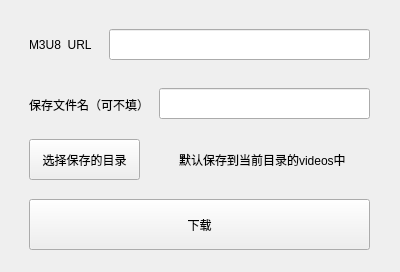
<?xml version="1.0" encoding="UTF-8"?>
<ui version="4.0">
 <class>M3U8Download</class>
 <widget class="QWidget" name="M3U8Download">
  <property name="geometry">
   <rect>
    <x>0</x>
    <y>0</y>
    <width>400</width>
    <height>272</height>
   </rect>
  </property>
  <property name="minimumSize">
   <size>
    <width>400</width>
    <height>272</height>
   </size>
  </property>
  <property name="maximumSize">
   <size>
    <width>400</width>
    <height>300</height>
   </size>
  </property>
  <property name="windowTitle">
   <string>M3U8Download</string>
  </property>
  <widget class="QWidget" name="widget" native="true">
   <property name="geometry">
    <rect>
     <x>-1</x>
     <y>-1</y>
     <width>401</width>
     <height>301</height>
    </rect>
   </property>
   <property name="minimumSize">
    <size>
     <width>401</width>
     <height>301</height>
    </size>
   </property>
   <property name="maximumSize">
    <size>
     <width>401</width>
     <height>301</height>
    </size>
   </property>
   <widget class="QLabel" name="label">
    <property name="geometry">
     <rect>
      <x>30</x>
      <y>30</y>
      <width>71</width>
      <height>31</height>
     </rect>
    </property>
    <property name="minimumSize">
     <size>
      <width>71</width>
      <height>31</height>
     </size>
    </property>
    <property name="maximumSize">
     <size>
      <width>71</width>
      <height>31</height>
     </size>
    </property>
    <property name="text">
     <string>M3U8  URL</string>
    </property>
   </widget>
   <widget class="QLineEdit" name="m3u8_url">
    <property name="geometry">
     <rect>
      <x>110</x>
      <y>30</y>
      <width>261</width>
      <height>31</height>
     </rect>
    </property>
    <property name="minimumSize">
     <size>
      <width>261</width>
      <height>31</height>
     </size>
    </property>
    <property name="maximumSize">
     <size>
      <width>261</width>
      <height>31</height>
     </size>
    </property>
   </widget>
   <widget class="QLabel" name="label_2">
    <property name="geometry">
     <rect>
      <x>30</x>
      <y>90</y>
      <width>131</width>
      <height>31</height>
     </rect>
    </property>
    <property name="minimumSize">
     <size>
      <width>131</width>
      <height>31</height>
     </size>
    </property>
    <property name="maximumSize">
     <size>
      <width>131</width>
      <height>31</height>
     </size>
    </property>
    <property name="text">
     <string>保存文件名（可不填）</string>
    </property>
   </widget>
   <widget class="QLineEdit" name="file_name">
    <property name="geometry">
     <rect>
      <x>160</x>
      <y>89</y>
      <width>211</width>
      <height>31</height>
     </rect>
    </property>
    <property name="minimumSize">
     <size>
      <width>211</width>
      <height>31</height>
     </size>
    </property>
    <property name="maximumSize">
     <size>
      <width>211</width>
      <height>31</height>
     </size>
    </property>
   </widget>
   <widget class="QPushButton" name="set_dir">
    <property name="geometry">
     <rect>
      <x>30</x>
      <y>140</y>
      <width>111</width>
      <height>41</height>
     </rect>
    </property>
    <property name="minimumSize">
     <size>
      <width>111</width>
      <height>41</height>
     </size>
    </property>
    <property name="maximumSize">
     <size>
      <width>111</width>
      <height>41</height>
     </size>
    </property>
    <property name="text">
     <string>选择保存的目录</string>
    </property>
   </widget>
   <widget class="QLabel" name="label_3">
    <property name="geometry">
     <rect>
      <x>180</x>
      <y>140</y>
      <width>171</width>
      <height>41</height>
     </rect>
    </property>
    <property name="minimumSize">
     <size>
      <width>171</width>
      <height>41</height>
     </size>
    </property>
    <property name="maximumSize">
     <size>
      <width>171</width>
      <height>41</height>
     </size>
    </property>
    <property name="text">
     <string>默认保存到当前目录的videos中</string>
    </property>
   </widget>
   <widget class="QPushButton" name="download">
    <property name="geometry">
     <rect>
      <x>30</x>
      <y>200</y>
      <width>341</width>
      <height>51</height>
     </rect>
    </property>
    <property name="minimumSize">
     <size>
      <width>341</width>
      <height>51</height>
     </size>
    </property>
    <property name="maximumSize">
     <size>
      <width>341</width>
      <height>51</height>
     </size>
    </property>
    <property name="text">
     <string>下载</string>
    </property>
   </widget>
  </widget>
 </widget>
 <resources/>
 <connections/>
</ui>
